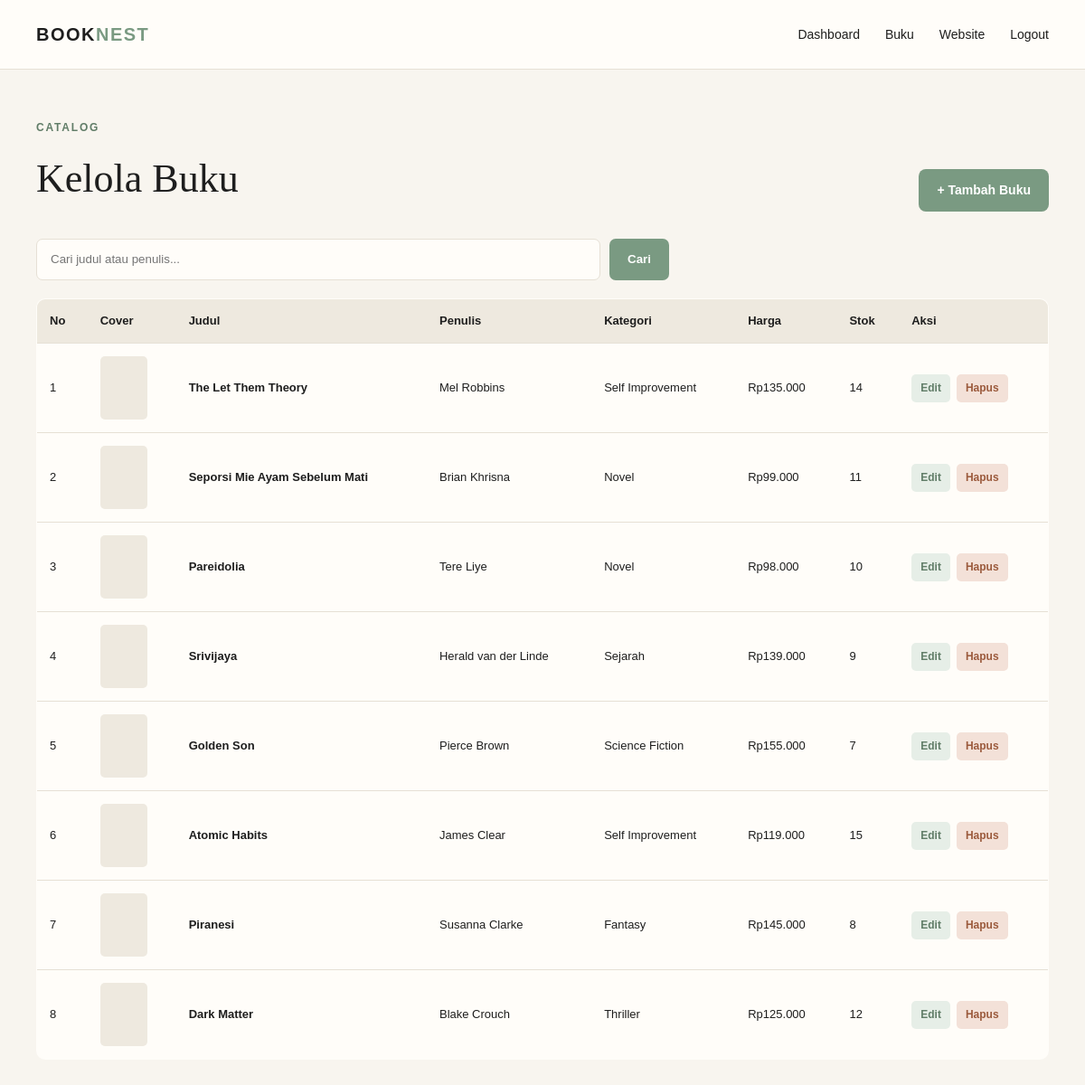
/admin/produk.php (signed in), run on the app's committed database.
### tables this page shows
CREATE TABLE produk (id INT AUTO_INCREMENT PRIMARY KEY, nama VARCHAR(150) NOT NULL, penulis VARCHAR(120) NOT NULL, kategori VARCHAR(80) NOT NULL, deskripsi TEXT, harga DECIMAL(12,2) NOT NULL DEFAULT 0, stok INT NOT NULL DEFAULT 0, penerbit VARCHAR(120), tahun_terbit YEAR NULL, isbn VARCHAR(30), gambar VARCHAR(255), created_at TIMESTAMP DEFAULT CURRENT_TIMESTAMP, updated_at TIMESTAMP DEFAULT CURRENT_TIMESTAMP ON UPDATE CURRENT_TIMESTAMP);

### admin/produk.php (the view, shortened to what this page needs)
<?php
require '../config/database.php';
$q = trim($_GET['q'] ?? '');
if ($q !== '') {
    $stmt = $conn->prepare(
        'SELECT * FROM produk
         WHERE nama LIKE ?
         OR penulis LIKE ?
         ORDER BY id DESC'
    );
    $keyword = "%$q%";
    $stmt->bind_param(
        'ss',
        $keyword,
        $keyword
    );
    $stmt->execute();
    $res = $stmt->get_result();
} else {
    $res = $conn->query(
        'SELECT * FROM produk ORDER BY id DESC'
    );
}
include '../includes/header.php';
?>
<section class="admin-shell">
    <div class="container">
        <div class="admin-top">
            <div>
                <div class="eyebrow">
                    Catalog
                </div>
                <h1>Kelola Buku</h1>
            </div>
            <a class="btn" href="tambah.php">
                + Tambah Buku
            </a>
        </div>
        <form
            class="search"
            style="margin-bottom: 20px;"
        >
            <input
                type="text"
                name="q"
                value="<?= htmlspecialchars($q) ?>"
                placeholder="Cari judul atau penulis..."
            >
            <button type="submit">
                Cari
            </button>
        </form>
        <table class="admin-table">
            <thead>
                <tr>
                    <th>No</th>
                    <th>Cover</th>
                    <th>Judul</th>
                    <th>Penulis</th>
                    <th>Kategori</th>
                    <th>Harga</th>
                    <th>Stok</th>
                    <th>Aksi</th>
                </tr>
            </thead>
            <tbody>
                <?php
                $no = 1;
                while ($b = $res->fetch_assoc()):
                ?>
                    <tr>
                        <td>
                            <?= $no++ ?>
                        </td>
                        <td>
                            <?php if ($b['gambar']): ?>
                                <img
                                    class="admin-cover"
                                    src="../uploads/produk/<?= htmlspecialchars($b['gambar']) ?>"
                                    alt="Cover <?= htmlspecialchars($b['nama']) ?>"
                                >
                            <?php else: ?>
                                <div class="admin-cover"></div>
                            <?php endif; ?>
                        </td>
                        <td>
                            <strong>
                                <?= htmlspecialchars($b['nama']) ?>
                            </strong>
                        </td>
                        <td>
                            <?= htmlspecialchars($b['penulis']) ?>
                        </td>
                        <td>
                            <?= htmlspecialchars($b['kategori']) ?>
                        </td>
                        <td>
                            Rp<?= number_format(
                                $b['harga'],
                                0,
                                ',',
                                '.'
                            ) ?>
                        </td>
                        <td>
                            <?= $b['stok'] ?>
                        </td>
                        <td>
                            <div class="actions">
                                <a
                                    class="small-btn edit"
                                    href="edit.php?id=<?= $b['id'] ?>"
                                >
                                    Edit
                                </a>
                                <a
                                    class="small-btn delete"
                                    href="hapus.php?id=<?= $b['id'] ?>"
                                    onclick="return confirm('Hapus buku ini?')"
                                >
                                    Hapus
                                </a>
                            </div>
                        </td>
                    </tr>
                <?php endwhile; ?>
            </tbody>
        </table>
    </div>
</section>

### assets/style.css (style rules this page uses)
:root { --bg: #F8F5EF; --surface: #FFFDF9; --text: #1E1E1E; --sage: #7A9A82; --sage-dark: #617D68; --mustard: #D4A373; --mustard-dark: #BD895B; --line: #E6E0D5; --cream-dark: #EEE9DF; --muted: #6F6B64; --white: #FFFFFF; }
* { box-sizing: border-box; margin: 0; padding: 0; }
html { scroll-behavior: smooth; }
body { font-family: Arial, Helvetica, sans-serif; background: var(--bg); color: var(--text); line-height: 1.6; }
a { color: inherit; text-decoration: none; }
button, input, textarea, select { font-family: inherit; }
.container { width: min(1120px, calc(100% - 40px)); margin: 0 auto; }
.btn { display: inline-flex; align-items: center; justify-content: center; padding: 12px 20px; background: var(--sage); color: var(--white); border: none; border-radius: 8px; font-size: 14px; font-weight: 700; cursor: pointer; transition: background 0.2s ease, transform 0.2s ease; }
.eyebrow { color: var(--sage-dark); font-size: 12px; font-weight: 800; text-transform: uppercase; letter-spacing: 1.8px; margin-bottom: 12px; }
.search { display: flex; gap: 10px; margin-top: 28px; max-width: 700px; }
.search input { flex: 1; height: 46px; padding: 0 15px; background: var(--surface); border: 1px solid var(--line); border-radius: 7px; color: var(--text); outline: none; }
.search button { height: 46px; padding: 0 20px; background: var(--sage); color: var(--white); border: none; border-radius: 7px; font-weight: 700; cursor: pointer; }
.admin-shell { padding: 55px 0 80px; min-height: calc(100vh - 150px); }
.admin-top { display: flex; justify-content: space-between; align-items: flex-end; gap: 25px; margin-bottom: 30px; }
.admin-top h1 { font-family: Georgia, serif; font-size: 44px; font-weight: 500; }
.admin-table { width: 100%; border-collapse: collapse; background: var(--surface); border: 1px solid var(--line); border-radius: 10px; overflow: hidden; }
.admin-table th, .admin-table td { padding: 14px; border-bottom: 1px solid var(--line); text-align: left; font-size: 13px; }
.admin-table th { background: var(--cream-dark); font-weight: 800; }
.admin-table tr:last-child td { border-bottom: none; }
.admin-cover { width: 52px; height: 70px; object-fit: cover; background: var(--cream-dark); border-radius: 5px; }
.actions { display: flex; gap: 7px; }
.small-btn { padding: 6px 10px; border-radius: 5px; font-size: 12px; font-weight: 700; }
.small-btn.edit { background: #E6EEE7; color: var(--sage-dark); }
.small-btn.delete { background: #F3E1D8; color: #9B5A3C; }

### data on the page
produk: nama "The Let Them Theory", penulis "Mel Robbins", kategori "Self Improvement", harga "135.000", stok "14"
produk: nama "Seporsi Mie Ayam Sebelum Mati", penulis "Brian Khrisna", kategori "Novel", harga "99.000", stok "11"
produk: nama "Pareidolia", penulis "Tere Liye", kategori "Novel", harga "98.000", stok "10"
produk: nama "Srivijaya", penulis "Herald van der Linde", kategori "Sejarah", harga "139.000", stok "9"
produk: nama "Golden Son", penulis "Pierce Brown", kategori "Science Fiction", harga "155.000", stok "7"
produk: nama "Atomic Habits", penulis "James Clear", kategori "Self Improvement", harga "119.000", stok "15"
produk: nama "Piranesi", penulis "Susanna Clarke", kategori "Fantasy", harga "145.000", stok "8"
produk: nama "Dark Matter", penulis "Blake Crouch", kategori "Thriller", harga "125.000", stok "12"
